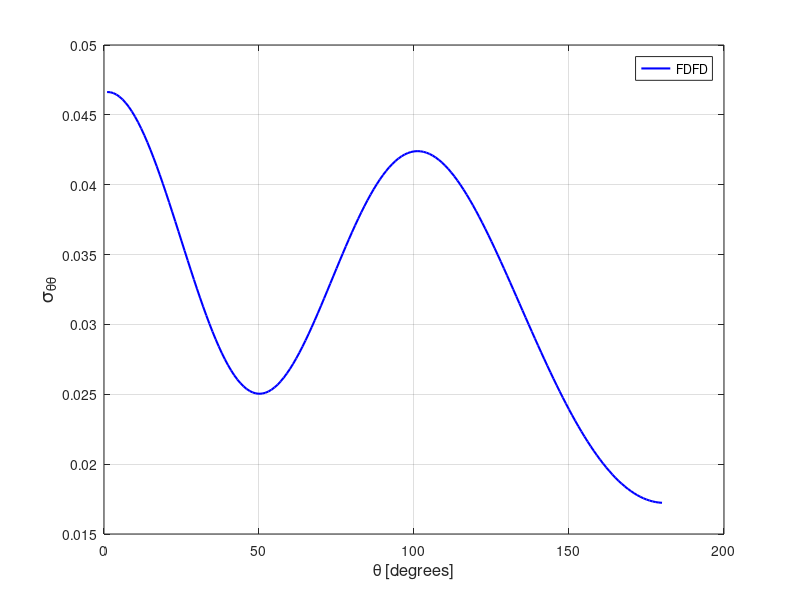

Write the MATLAB code that produced this figure.
stt = [ 
    1  0.46634760E-01
    2  0.46620652E-01
    3  0.46559937E-01
    4  0.46452451E-01
    5  0.46299309E-01
    6  0.46100743E-01
    7  0.45857478E-01
    8  0.45571283E-01
    9  0.45243055E-01
   10  0.44874437E-01
   11  0.44467129E-01
   12  0.44022638E-01
   13  0.43543428E-01
   14  0.43031577E-01
   15  0.42489033E-01
   16  0.41918673E-01
   17  0.41322887E-01
   18  0.40704224E-01
   19  0.40065590E-01
   20  0.39409515E-01
   21  0.38739312E-01
   22  0.38057376E-01
   23  0.37367210E-01
   24  0.36671337E-01
   25  0.35973240E-01
   26  0.35275511E-01
   27  0.34581061E-01
   28  0.33893097E-01
   29  0.33214282E-01
   30  0.32547485E-01
   31  0.31895444E-01
   32  0.31260896E-01
   33  0.30646142E-01
   34  0.30053789E-01
   35  0.29486172E-01
   36  0.28945433E-01
   37  0.28433556E-01
   38  0.27952258E-01
   39  0.27503613E-01
   40  0.27088875E-01
   41  0.26709665E-01
   42  0.26367439E-01
   43  0.26062470E-01
   44  0.25796343E-01
   45  0.25569623E-01
   46  0.25382560E-01
   47  0.25235783E-01
   48  0.25129296E-01
   49  0.25063043E-01
   50  0.25037069E-01
   51  0.25050705E-01
   52  0.25103563E-01
   53  0.25194746E-01
   54  0.25323866E-01
   55  0.25489453E-01
   56  0.25690597E-01
   57  0.25926104E-01
   58  0.26194330E-01
   59  0.26493676E-01
   60  0.26823053E-01
   61  0.27180111E-01
   62  0.27563820E-01
   63  0.27971437E-01
   64  0.28401377E-01
   65  0.28851660E-01
   66  0.29320002E-01
   67  0.29804887E-01
   68  0.30303674E-01
   69  0.30813809E-01
   70  0.31333998E-01
   71  0.31861562E-01
   72  0.32394338E-01
   73  0.32930706E-01
   74  0.33467676E-01
   75  0.34003910E-01
   76  0.34536824E-01
   77  0.35065029E-01
   78  0.35586216E-01
   79  0.36098409E-01
   80  0.36600050E-01
   81  0.37089273E-01
   82  0.37564524E-01
   83  0.38024154E-01
   84  0.38466707E-01
   85  0.38890935E-01
   86  0.39295297E-01
   87  0.39678525E-01
   88  0.40039551E-01
   89  0.40377863E-01
   90  0.40692221E-01
   91  0.40981699E-01
   92  0.41245762E-01
   93  0.41483656E-01
   94  0.41694921E-01
   95  0.41878693E-01
   96  0.42035852E-01
   97  0.42165298E-01
   98  0.42265896E-01
   99  0.42339735E-01
  100  0.42385630E-01
  101  0.42403672E-01
  102  0.42394385E-01
  103  0.42357773E-01
  104  0.42294476E-01
  105  0.42204738E-01
  106  0.42088851E-01
  107  0.41947633E-01
  108  0.41781545E-01
  109  0.41591294E-01
  110  0.41377522E-01
  111  0.41141033E-01
  112  0.40882491E-01
  113  0.40603008E-01
  114  0.40302984E-01
  115  0.39983571E-01
  116  0.39645497E-01
  117  0.39290130E-01
  118  0.38917802E-01
  119  0.38530245E-01
  120  0.38127579E-01
  121  0.37711464E-01
  122  0.37282377E-01
  123  0.36841977E-01
  124  0.36390495E-01
  125  0.35929427E-01
  126  0.35459779E-01
  127  0.34982227E-01
  128  0.34497943E-01
  129  0.34008052E-01
  130  0.33513140E-01
  131  0.33014644E-01
  132  0.32513086E-01
  133  0.32009553E-01
  134  0.31504702E-01
  135  0.30999677E-01
  136  0.30495269E-01
  137  0.29992636E-01
  138  0.29491711E-01
  139  0.28993983E-01
  140  0.28500179E-01
  141  0.28010705E-01
  142  0.27526407E-01
  143  0.27048098E-01
  144  0.26576225E-01
  145  0.26111424E-01
  146  0.25654543E-01
  147  0.25205860E-01
  148  0.24765968E-01
  149  0.24335496E-01
  150  0.23914844E-01
  151  0.23504211E-01
  152  0.23104521E-01
  153  0.22715734E-01
  154  0.22338474E-01
  155  0.21973129E-01
  156  0.21619659E-01
  157  0.21278631E-01
  158  0.20950275E-01
  159  0.20634832E-01
  160  0.20332471E-01
  161  0.20043513E-01
  162  0.19768016E-01
  163  0.19506121E-01
  164  0.19258125E-01
  165  0.19023979E-01
  166  0.18803924E-01
  167  0.18598018E-01
  168  0.18406339E-01
  169  0.18228952E-01
  170  0.18065870E-01
  171  0.17917300E-01
  172  0.17783113E-01
  173  0.17663477E-01
  174  0.17558154E-01
  175  0.17467687E-01
  176  0.17391672E-01
  177  0.17330125E-01
  178  0.17283274E-01
  179  0.17250931E-01
  180  0.17233219E-01
  181  0.17230155E-01
  182  0.17241590E-01
  183  0.17267721E-01
  184  0.17308274E-01
  185  0.17363554E-01
  186  0.17433263E-01
  187  0.17517576E-01
  188  0.17616458E-01
  189  0.17729618E-01
  190  0.17857539E-01
  191  0.17999763E-01
  192  0.18156389E-01
  193  0.18327301E-01
  194  0.18512530E-01
  195  0.18711925E-01
  196  0.18925637E-01
  197  0.19153373E-01
  198  0.19394834E-01
  199  0.19650312E-01
  200  0.19919528E-01
  201  0.20202264E-01
  202  0.20498283E-01
  203  0.20807678E-01
  204  0.21129901E-01
  205  0.21464922E-01
  206  0.21812590E-01
  207  0.22172546E-01
  208  0.22544309E-01
  209  0.22927720E-01
  210  0.23322560E-01
  211  0.23728147E-01
  212  0.24144497E-01
  213  0.24570854E-01
  214  0.25006942E-01
  215  0.25452120E-01
  216  0.25906025E-01
  217  0.26368113E-01
  218  0.26837749E-01
  219  0.27314464E-01
  220  0.27797500E-01
  221  0.28286191E-01
  222  0.28779970E-01
  223  0.29278103E-01
  224  0.29779818E-01
  225  0.30284544E-01
  226  0.30791184E-01
  227  0.31299222E-01
  228  0.31807523E-01
  229  0.32315657E-01
  230  0.32822292E-01
  231  0.33326976E-01
  232  0.33828504E-01
  233  0.34325790E-01
  234  0.34818046E-01
  235  0.35304617E-01
  236  0.35784334E-01
  237  0.36256079E-01
  238  0.36718663E-01
  239  0.37171524E-01
  240  0.37613500E-01
  241  0.38043220E-01
  242  0.38460266E-01
  243  0.38863167E-01
  244  0.39251279E-01
  245  0.39623421E-01
  246  0.39978530E-01
  247  0.40315814E-01
  248  0.40634256E-01
  249  0.40932812E-01
  250  0.41210707E-01
  251  0.41467063E-01
  252  0.41701030E-01
  253  0.41911930E-01
  254  0.42098671E-01
  255  0.42261027E-01
  256  0.42397790E-01
  257  0.42508978E-01
  258  0.42593230E-01
  259  0.42650823E-01
  260  0.42681232E-01
  261  0.42683620E-01
  262  0.42658087E-01
  263  0.42604279E-01
  264  0.42522248E-01
  265  0.42411774E-01
  266  0.42272963E-01
  267  0.42106107E-01
  268  0.41911114E-01
  269  0.41688096E-01
  270  0.41438460E-01
  271  0.41161675E-01
  272  0.40859148E-01
  273  0.40531076E-01
  274  0.40178727E-01
  275  0.39802868E-01
  276  0.39403819E-01
  277  0.38983665E-01
  278  0.38543563E-01
  279  0.38084298E-01
  280  0.37607498E-01
  281  0.37114728E-01
  282  0.36607604E-01
  283  0.36087885E-01
  284  0.35557505E-01
  285  0.35017665E-01
  286  0.34470692E-01
  287  0.33918776E-01
  288  0.33363458E-01
  289  0.32807250E-01
  290  0.32252308E-01
  291  0.31700395E-01
  292  0.31153820E-01
  293  0.30615050E-01
  294  0.30085955E-01
  295  0.29568886E-01
  296  0.29066272E-01
  297  0.28580010E-01
  298  0.28112408E-01
  299  0.27665429E-01
  300  0.27241301E-01
  301  0.26841993E-01
  302  0.26469385E-01
  303  0.26125411E-01
  304  0.25811704E-01
  305  0.25529925E-01
  306  0.25281915E-01
  307  0.25068512E-01
  308  0.24891658E-01
  309  0.24752334E-01
  310  0.24651121E-01
  311  0.24589419E-01
  312  0.24567744E-01
  313  0.24586566E-01
  314  0.24646405E-01
  315  0.24747431E-01
  316  0.24889687E-01
  317  0.25072958E-01
  318  0.25296804E-01
  319  0.25560973E-01
  320  0.25864445E-01
  321  0.26206797E-01
  322  0.26586579E-01
  323  0.27002525E-01
  324  0.27453581E-01
  325  0.27937859E-01
  326  0.28453698E-01
  327  0.28999249E-01
  328  0.29572502E-01
  329  0.30170865E-01
  330  0.30792642E-01
  331  0.31434909E-01
  332  0.32095302E-01
  333  0.32771356E-01
  334  0.33459730E-01
  335  0.34158211E-01
  336  0.34863617E-01
  337  0.35573032E-01
  338  0.36283523E-01
  339  0.36991976E-01
  340  0.37695616E-01
  341  0.38391024E-01
  342  0.39075717E-01
  343  0.39746445E-01
  344  0.40400479E-01
  345  0.41034691E-01
  346  0.41646671E-01
  347  0.42233527E-01
  348  0.42792689E-01
  349  0.43321803E-01
  350  0.43818522E-01
  351  0.44280384E-01
  352  0.44705793E-01
  353  0.45092542E-01
  354  0.45439158E-01
  355  0.45743987E-01
  356  0.46005726E-01
  357  0.46222951E-01
  358  0.46395432E-01
  359  0.46521697E-01
  360  0.46601556E-01
 ]; 
plot(stt(1:180,1),stt(1:180,2),'b-','linewidth',1.5 ); 
grid on 
legend('FDFD');
xlabel('\theta [degrees]','FontSize',12);
ylabel('\sigma_{\theta\theta}','FontSize',14);
